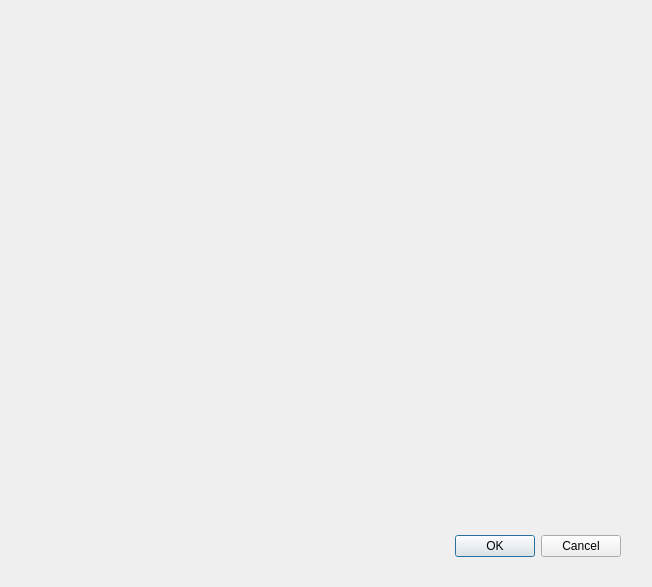
<?xml version="1.0" encoding="UTF-8"?>
<ui version="4.0">
 <class>layer_loaderDialogBase</class>
 <widget class="QDialog" name="layer_loaderDialogBase">
  <property name="geometry">
   <rect>
    <x>0</x>
    <y>0</y>
    <width>652</width>
    <height>587</height>
   </rect>
  </property>
  <property name="windowTitle">
   <string>layer_loader</string>
  </property>
  <widget class="QDialogButtonBox" name="button_box">
   <property name="geometry">
    <rect>
     <x>280</x>
     <y>530</y>
     <width>341</width>
     <height>32</height>
    </rect>
   </property>
   <property name="orientation">
    <enum>Qt::Horizontal</enum>
   </property>
   <property name="standardButtons">
    <set>QDialogButtonBox::Cancel|QDialogButtonBox::Ok</set>
   </property>
  </widget>
 </widget>
 <resources/>
 <connections>
  <connection>
   <sender>button_box</sender>
   <signal>accepted()</signal>
   <receiver>layer_loaderDialogBase</receiver>
   <slot>accept()</slot>
   <hints>
    <hint type="sourcelabel">
     <x>20</x>
     <y>20</y>
    </hint>
    <hint type="destinationlabel">
     <x>20</x>
     <y>20</y>
    </hint>
   </hints>
  </connection>
  <connection>
   <sender>button_box</sender>
   <signal>rejected()</signal>
   <receiver>layer_loaderDialogBase</receiver>
   <slot>reject()</slot>
   <hints>
    <hint type="sourcelabel">
     <x>20</x>
     <y>20</y>
    </hint>
    <hint type="destinationlabel">
     <x>20</x>
     <y>20</y>
    </hint>
   </hints>
  </connection>
 </connections>
</ui>
